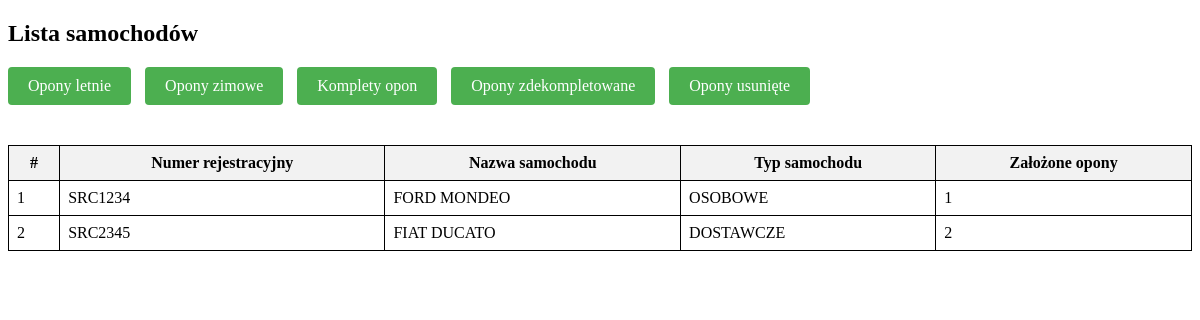
The page / on the database its author committed.
### tables this page shows
CREATE TABLE IF NOT EXISTS `cars` (
  `CARID` int NOT NULL AUTO_INCREMENT,
  `registration_number` text NOT NULL,
  `car_name` text NOT NULL,
  `car_type` text NOT NULL,
  `SETID` int NOT NULL,
  PRIMARY KEY (`CARID`)
);

### index.php (the view, shortened to what this page needs)
<!DOCTYPE html>
<html>
<head>
</head>
<body>
<h2>Lista samochodów</h2>
<div class="buttons">
    <a href="opony_letnie.php">Opony letnie</a>
    <a href="opony_zimowe.php">Opony zimowe</a>
    <a href="komplety_opon.php">Komplety opon</a>
    <a href="opony_zdekompletowane.php">Opony zdekompletowane</a>
    <a href="opony_usuniete.php">Opony usunięte</a>
</div>
<?php
$host = 'localhost';
$username = 'root';
$password = '';
$database = 'tires';
$conn = new mysqli($host, $username, $password, $database);
$sql = "SELECT * FROM cars";
$result = $conn->query($sql);
if ($result->num_rows > 0) {
    echo "<table>";
    echo "<tr><th>#</th><th>Numer rejestracyjny</th><th>Nazwa samochodu</th><th>Typ samochodu</th><th>Założone opony</th></tr>";
    $counter = 1;
    while($row = $result->fetch_assoc()) {
        echo "<tr><td>" . $counter++ . "</td><td>" . $row["registration_number"]. "</td><td>" . $row["car_name"]. "</td><td>" . $row["car_type"]. "</td><td>" . $row["SETID"]. "</td></tr>";
    }
    echo "</table>";
} else {
    echo "Brak danych w tabeli samochodów";
}
?>
</body>
</html>

### index.php (style rules this page uses)
table { width: 100%; border-collapse: collapse; }
table, th, td { border: 1px solid black; padding: 8px; }
th { background-color: #f2f2f2; }
.buttons { margin-top: 20px; margin-bottom: 40px; }
.buttons a { display: inline-block; margin-right: 10px; padding: 10px 20px; background-color: #4CAF50; color: white; text-decoration: none; border: none; border-radius: 4px; cursor: pointer; }

### rows shown on the page
cars: registration_number "SRC1234", car_name "FORD MONDEO", car_type "OSOBOWE", SETID "1"
cars: registration_number "SRC2345", car_name "FIAT DUCATO", car_type "DOSTAWCZE", SETID "2"
